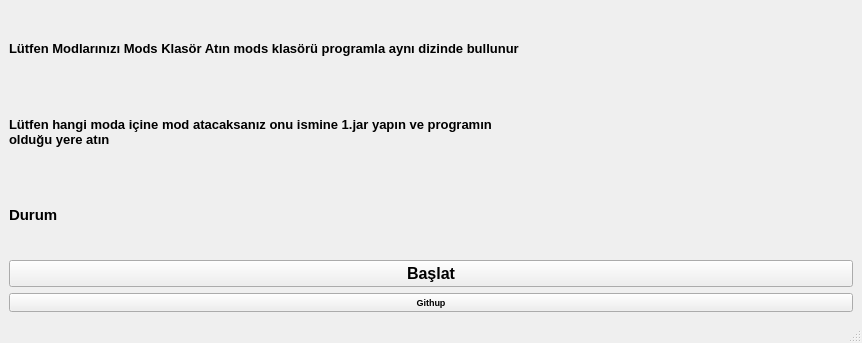
<?xml version="1.0" encoding="UTF-8"?>
<ui version="4.0">
 <class>MainWindow</class>
 <widget class="QMainWindow" name="MainWindow">
  <property name="geometry">
   <rect>
    <x>0</x>
    <y>0</y>
    <width>862</width>
    <height>343</height>
   </rect>
  </property>
  <property name="windowTitle">
   <string>Minecraft mod +mod </string>
  </property>
  <property name="windowIcon">
   <iconset>
    <normaloff>1.png</normaloff>1.png</iconset>
  </property>
  <property name="layoutDirection">
   <enum>Qt::LeftToRight</enum>
  </property>
  <property name="autoFillBackground">
   <bool>false</bool>
  </property>
  <widget class="QWidget" name="centralwidget">
   <layout class="QVBoxLayout" name="verticalLayout_2">
    <item>
     <layout class="QGridLayout" name="gridLayout">
      <item row="5" column="0">
       <widget class="QPushButton" name="pushButton_baslat">
        <property name="font">
         <font>
          <pointsize>12</pointsize>
          <weight>75</weight>
          <bold>true</bold>
         </font>
        </property>
        <property name="text">
         <string>Başlat</string>
        </property>
       </widget>
      </item>
      <item row="0" column="0">
       <layout class="QHBoxLayout" name="horizontalLayout">
        <item>
         <widget class="QLabel" name="label_2">
          <property name="font">
           <font>
            <pointsize>10</pointsize>
            <weight>75</weight>
            <bold>true</bold>
           </font>
          </property>
          <property name="text">
           <string>Lütfen Modlarınızı Mods Klasör Atın mods klasörü programla aynı dizinde bullunur</string>
          </property>
         </widget>
        </item>
       </layout>
      </item>
      <item row="6" column="0">
       <widget class="QPushButton" name="pushButton_2_Githup">
        <property name="font">
         <font>
          <pointsize>7</pointsize>
          <weight>75</weight>
          <bold>true</bold>
         </font>
        </property>
        <property name="text">
         <string>Githup</string>
        </property>
       </widget>
      </item>
      <item row="4" column="0">
       <widget class="QLabel" name="label">
        <property name="font">
         <font>
          <pointsize>11</pointsize>
          <weight>75</weight>
          <bold>true</bold>
         </font>
        </property>
        <property name="text">
         <string>Durum</string>
        </property>
       </widget>
      </item>
      <item row="1" column="0">
       <layout class="QHBoxLayout" name="horizontalLayout_2">
        <item>
         <widget class="QLabel" name="label_3">
          <property name="font">
           <font>
            <pointsize>10</pointsize>
            <weight>75</weight>
            <bold>true</bold>
           </font>
          </property>
          <property name="text">
           <string>Lütfen hangi moda içine mod atacaksanız onu ismine 1.jar yapın ve programın 
olduğu yere atın</string>
          </property>
         </widget>
        </item>
       </layout>
      </item>
     </layout>
    </item>
   </layout>
  </widget>
  <widget class="QStatusBar" name="statusbar"/>
 </widget>
 <resources/>
 <connections/>
</ui>
